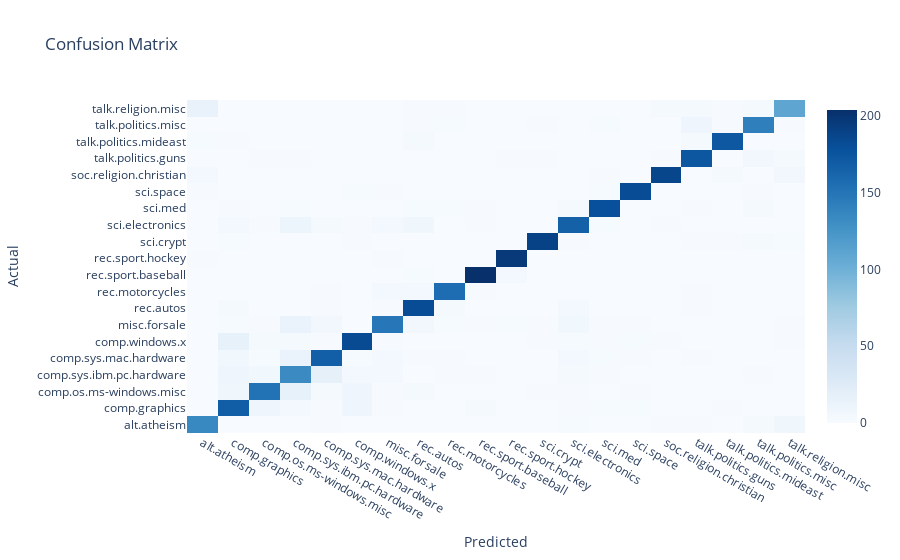

Source (notebook cell):
### Markdown cell above
## Evaluación del Modelo y Visualización de la Matriz de Confusión

En esta sección, evaluamos el rendimiento del modelo en el conjunto de prueba y visualizamos la matriz de confusión utilizando un heatmap interactivo con Plotly. La matriz de confusión nos permite ver cómo se distribuyen las predicciones del modelo en comparación con las etiquetas verdaderas.

### Code cell
# Evaluar el conjunto de prueba para obtener predicciones
y_pred = np.argmax(model.predict(X_test), axis=1)  # Predicciones del modelo
y_true = np.argmax(y_test, axis=1)  # Etiquetas verdaderas

# Obtener la matriz de confusión
cm = confusion_matrix(y_true, y_pred)

# Crear el heatmap con Plotly
fig_cm = go.Figure(data=go.Heatmap(
    z=cm,
    x=categories,  # Nombres de las categorías en los ejes
    y=categories,
    colorscale='Blues',
    hoverongaps=False))

# Añadir detalles a la gráfica
fig_cm.update_layout(
    title='Confusion Matrix',
    xaxis_title='Predicted',
    yaxis_title='Actual',
    xaxis_nticks=36,  # Controla el número de divisiones en el eje
    yaxis_nticks=36,
)

# Mostrar el gráfico
fig_cm.show()

### Figure 1 — Plotly figure (JSON) as saved in the notebook; plotly's stock layout.template omitted (floating-point values rounded to 4 significant figures; data arrays with more than 128 entries replaced by an {"elided": "..."} marker saying what was removed)
{"data": [{"colorscale": [[0, "rgb(247,251,255)"], [0.125, "rgb(222,235,247)"], [0.25, "rgb(198,219,239)"], [0.375, "rgb(158,202,225)"], [0.5, "rgb(107,174,214)"], [0.625, "rgb(66,146,198)"], [0.75, "rgb(33,113,181)"], [0.875, "rgb(8,81,156)"], [1, "rgb(8,48,107)"]], "hoverongaps": false, "type": "heatmap", "x": ["alt.atheism", "comp.graphics", "comp.os.ms-windows.misc", "comp.sys.ibm.pc.hardware", "comp.sys.mac.hardware", "comp.windows.x", "misc.forsale", "rec.autos", "rec.motorcycles", "rec.sport.baseball", "rec.sport.hockey", "sci.crypt", "sci.electronics", "sci.med", "sci.space", "soc.religion.christian", "talk.politics.guns", "talk.politics.mideast", "talk.politics.misc", "talk.religion.misc"], "y": ["alt.atheism", "comp.graphics", "comp.os.ms-windows.misc", "comp.sys.ibm.pc.hardware", "comp.sys.mac.hardware", "comp.windows.x", "misc.forsale", "rec.autos", "rec.motorcycles", "rec.sport.baseball", "rec.sport.hockey", "sci.crypt", "sci.electronics", "sci.med", "sci.space", "soc.religion.christian", "talk.politics.guns", "talk.politics.mideast", "talk.politics.misc", "talk.religion.misc"], "z": {"elided": "20x20 int values"}}], "layout": {"title": {"text": "Confusion Matrix"}, "xaxis": {"nticks": 36, "title": {"text": "Predicted"}}, "yaxis": {"nticks": 36, "title": {"text": "Actual"}}}}
